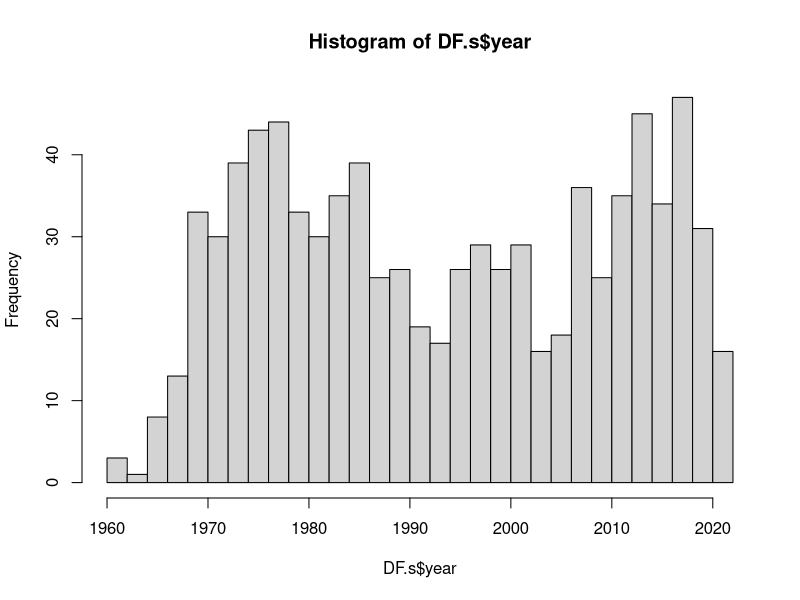

The R script that drew this image:
## ---- chunk 1
# clean environment
rm(list = ls())

# load packages
ipak <- function(pkg){
    new.pkg <- pkg[!(pkg %in% installed.packages()[, "Package"])]
    
    if (length(new.pkg)) 
        install.packages(new.pkg, dependencies = TRUE)
    
    sapply(pkg, require, character.only = TRUE)
}

# call package function
packages <- c('tidyverse', 'readxl')
ipak(packages)
rm(packages, ipak)

# turn scientific notation off
options(scipen = 999)
## ---- chunk 2
DF.s <- 
  read_xlsx(path = "metaware_data_raw.xlsx",
            sheet = "records.screening") 
  
  # filter out records we're still waiting on
  #filter(note != "requested from library")
## ---- chunk 3
# MW_include and MW_rationale
DF.s$MW_include %>% unique()

DF.s %>% filter(MW_include == "NA")
DF.s$NC_rationale %>% unique()

# NC_include
DF.s$NC_include %>% unique()
DF.s$NC_rationale %>% unique()

# check to see if there are articles screened as eligible but not coded
## should equal 32 as of 07/27
DF.s %>% 
  filter(NC_include == '1.0') %>%
  nrow()
## ---- chunk 4
DF.s <- DF.s %>% 
  mutate(dissertation = if_else(grepl("dissertation", link),
                                1,
                                0)
         )
## ---- chunk 5
# number screened
nrow(DF.s)

# number of dissertations
DF.s %>% filter(dissertation == 1) %>% nrow()

# number of records determined eligible
DF.s %>% filter(NC_include == 1) %>% nrow()

# year distribution
hist(DF.s$year,
     breaks = seq(from = 1960, 
                  to = 2022,
                  by = 2))
